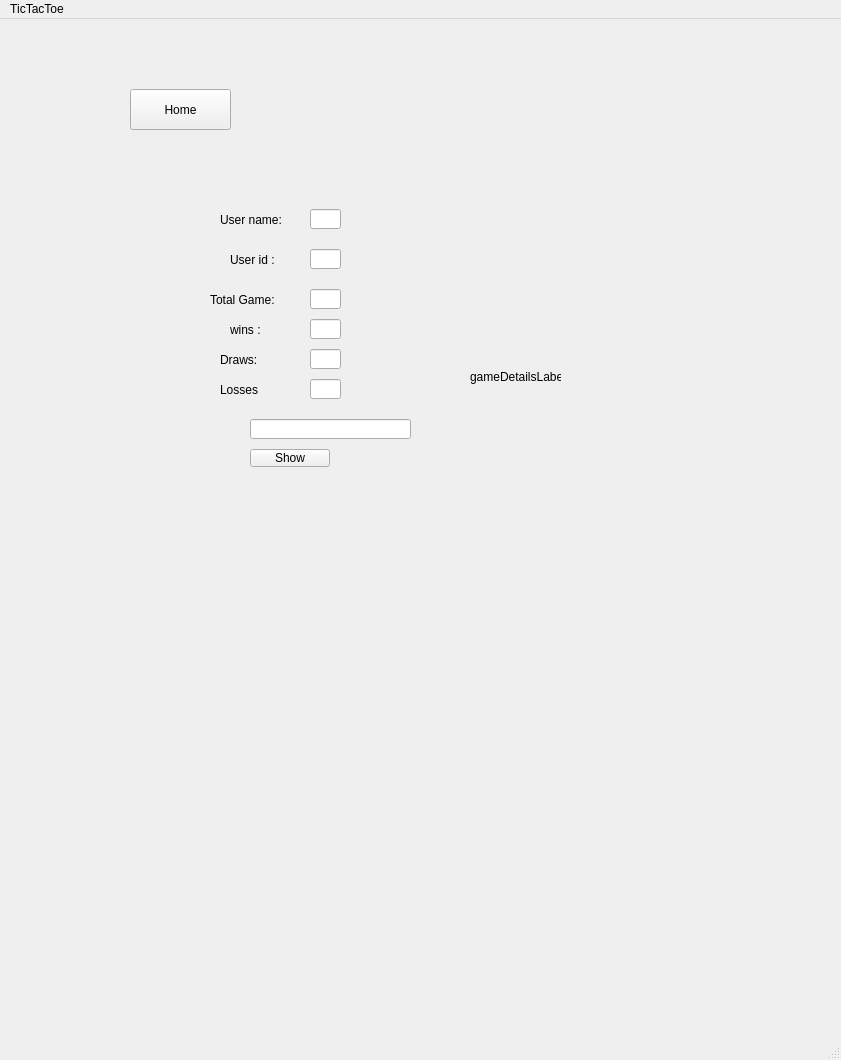
<?xml version="1.0" encoding="UTF-8"?>
<ui version="4.0">
 <class>MainWindow</class>
 <widget class="QMainWindow" name="MainWindow">
  <property name="geometry">
   <rect>
    <x>0</x>
    <y>0</y>
    <width>841</width>
    <height>1060</height>
   </rect>
  </property>
  <property name="minimumSize">
   <size>
    <width>0</width>
    <height>900</height>
   </size>
  </property>
  <property name="windowTitle">
   <string>MainWindow</string>
  </property>
  <widget class="QWidget" name="centralwidget">
   <widget class="QStackedWidget" name="stackedWidget">
    <property name="geometry">
     <rect>
      <x>20</x>
      <y>20</y>
      <width>781</width>
      <height>1021</height>
     </rect>
    </property>
    <property name="styleSheet">
     <string notr="true"/>
    </property>
    <property name="currentIndex">
     <number>2</number>
    </property>
    <widget class="QWidget" name="page1">
     <property name="styleSheet">
      <string notr="true">background-image: url(:/new/prefix1/images/WhatsApp Image 2024-06-26 at 8.08.09 AM.jpeg);</string>
     </property>
     <widget class="QPushButton" name="pushButton_13">
      <property name="geometry">
       <rect>
        <x>270</x>
        <y>620</y>
        <width>261</width>
        <height>81</height>
       </rect>
      </property>
      <property name="styleSheet">
       <string notr="true">border-image: url(:/new/prefix1/images/Screenshot 2024-06-27 012516.png);</string>
      </property>
      <property name="text">
       <string/>
      </property>
     </widget>
     <widget class="QPushButton" name="pushButton_11">
      <property name="geometry">
       <rect>
        <x>270</x>
        <y>520</y>
        <width>261</width>
        <height>81</height>
       </rect>
      </property>
      <property name="styleSheet">
       <string notr="true">border-image: url(:/new/prefix1/images/WhatsApp Image 2024-06-26 at 8.08.11 AM.jpeg);</string>
      </property>
      <property name="text">
       <string/>
      </property>
     </widget>
     <widget class="QPushButton" name="pushButton_10">
      <property name="geometry">
       <rect>
        <x>270</x>
        <y>440</y>
        <width>261</width>
        <height>71</height>
       </rect>
      </property>
      <property name="styleSheet">
       <string notr="true">border-image: url(:/new/prefix1/images/WhatsApp Image 2024-06-26 at 8.08.10 AM.jpeg);</string>
      </property>
      <property name="text">
       <string/>
      </property>
     </widget>
    </widget>
    <widget class="QWidget" name="page2">
     <property name="maximumSize">
      <size>
       <width>16777215</width>
       <height>700</height>
      </size>
     </property>
     <property name="styleSheet">
      <string notr="true">background-image: url(:/new/prefix1/images/WhatsApp Image 2024-06-26 at 8.21.18 AM.jpeg);
</string>
     </property>
     <widget class="QLabel" name="turnLabel">
      <property name="geometry">
       <rect>
        <x>260</x>
        <y>40</y>
        <width>321</width>
        <height>51</height>
       </rect>
      </property>
      <property name="styleSheet">
       <string notr="true">font: 700 20pt &quot;Segoe UI&quot;;
 </string>
      </property>
      <property name="text">
       <string/>
      </property>
     </widget>
     <widget class="QPushButton" name="pushButton_5">
      <property name="geometry">
       <rect>
        <x>310</x>
        <y>290</y>
        <width>121</width>
        <height>121</height>
       </rect>
      </property>
      <property name="styleSheet">
       <string notr="true">font: 700 20pt &quot;Segoe UI&quot;;
    border: 6px rgb(63, 124, 171);
</string>
      </property>
      <property name="text">
       <string/>
      </property>
     </widget>
     <widget class="QPushButton" name="pushButton_home">
      <property name="geometry">
       <rect>
        <x>90</x>
        <y>20</y>
        <width>91</width>
        <height>51</height>
       </rect>
      </property>
      <property name="styleSheet">
       <string notr="true">border-image: url(:/new/prefix1/images/WhatsApp Image 2024-06-26 at 4.35.35 PM.jpeg);</string>
      </property>
      <property name="text">
       <string/>
      </property>
     </widget>
     <widget class="QPushButton" name="pushButton_restart">
      <property name="geometry">
       <rect>
        <x>550</x>
        <y>20</y>
        <width>91</width>
        <height>51</height>
       </rect>
      </property>
      <property name="styleSheet">
       <string notr="true">border-image: url(:/new/prefix1/images/WhatsApp Image 2024-06-26 at 4.23.45 PM.jpeg);</string>
      </property>
      <property name="text">
       <string/>
      </property>
     </widget>
     <widget class="QPushButton" name="pushButton_1">
      <property name="geometry">
       <rect>
        <x>150</x>
        <y>130</y>
        <width>121</width>
        <height>121</height>
       </rect>
      </property>
      <property name="styleSheet">
       <string notr="true">font: 700 20pt &quot;Segoe UI&quot;;
    border: 6px rgb(63, 124, 171);
</string>
      </property>
      <property name="text">
       <string/>
      </property>
     </widget>
     <widget class="QPushButton" name="pushButton_2">
      <property name="geometry">
       <rect>
        <x>310</x>
        <y>130</y>
        <width>121</width>
        <height>121</height>
       </rect>
      </property>
      <property name="styleSheet">
       <string notr="true">font: 700 20pt &quot;Segoe UI&quot;;
    border: 6px rgb(63, 124, 171);
</string>
      </property>
      <property name="text">
       <string/>
      </property>
     </widget>
     <widget class="QPushButton" name="pushButton_3">
      <property name="geometry">
       <rect>
        <x>470</x>
        <y>130</y>
        <width>121</width>
        <height>121</height>
       </rect>
      </property>
      <property name="styleSheet">
       <string notr="true">font: 700 20pt &quot;Segoe UI&quot;;
    border: 6px rgb(63, 124, 171);
</string>
      </property>
      <property name="text">
       <string/>
      </property>
     </widget>
     <widget class="QPushButton" name="pushButton_4">
      <property name="geometry">
       <rect>
        <x>150</x>
        <y>290</y>
        <width>121</width>
        <height>121</height>
       </rect>
      </property>
      <property name="styleSheet">
       <string notr="true">font: 700 20pt &quot;Segoe UI&quot;;
    border: 6px rgb(63, 124, 171);
</string>
      </property>
      <property name="text">
       <string/>
      </property>
     </widget>
     <widget class="QPushButton" name="pushButton_6">
      <property name="geometry">
       <rect>
        <x>470</x>
        <y>290</y>
        <width>121</width>
        <height>121</height>
       </rect>
      </property>
      <property name="styleSheet">
       <string notr="true">font: 700 20pt &quot;Segoe UI&quot;;
    border: 6px rgb(63, 124, 171);
</string>
      </property>
      <property name="text">
       <string/>
      </property>
     </widget>
     <widget class="QPushButton" name="pushButton_7">
      <property name="geometry">
       <rect>
        <x>150</x>
        <y>440</y>
        <width>121</width>
        <height>121</height>
       </rect>
      </property>
      <property name="styleSheet">
       <string notr="true">font: 700 20pt &quot;Segoe UI&quot;;
    border: 6px rgb(63, 124, 171);
</string>
      </property>
      <property name="text">
       <string/>
      </property>
     </widget>
     <widget class="QPushButton" name="pushButton_8">
      <property name="geometry">
       <rect>
        <x>310</x>
        <y>440</y>
        <width>121</width>
        <height>121</height>
       </rect>
      </property>
      <property name="styleSheet">
       <string notr="true">font: 700 20pt &quot;Segoe UI&quot;;
    border: 6px rgb(63, 124, 171);
</string>
      </property>
      <property name="text">
       <string/>
      </property>
     </widget>
     <widget class="QPushButton" name="pushButton_9">
      <property name="geometry">
       <rect>
        <x>470</x>
        <y>450</y>
        <width>121</width>
        <height>121</height>
       </rect>
      </property>
      <property name="styleSheet">
       <string notr="true">font: 700 20pt &quot;Segoe UI&quot;;
    border: 6px rgb(63, 124, 171);
</string>
      </property>
      <property name="text">
       <string/>
      </property>
     </widget>
    </widget>
    <widget class="QWidget" name="page4">
     <widget class="QLabel" name="label_losses">
      <property name="geometry">
       <rect>
        <x>200</x>
        <y>340</y>
        <width>71</width>
        <height>21</height>
       </rect>
      </property>
      <property name="text">
       <string>Losses</string>
      </property>
     </widget>
     <widget class="QLabel" name="label_wins">
      <property name="geometry">
       <rect>
        <x>210</x>
        <y>280</y>
        <width>71</width>
        <height>21</height>
       </rect>
      </property>
      <property name="text">
       <string>wins :</string>
      </property>
     </widget>
     <widget class="QLineEdit" name="lineEdit_draws">
      <property name="geometry">
       <rect>
        <x>290</x>
        <y>310</y>
        <width>31</width>
        <height>20</height>
       </rect>
      </property>
     </widget>
     <widget class="QLabel" name="gameDetailsLabel">
      <property name="geometry">
       <rect>
        <x>450</x>
        <y>330</y>
        <width>91</width>
        <height>16</height>
       </rect>
      </property>
      <property name="text">
       <string>gameDetailsLabel</string>
      </property>
     </widget>
     <widget class="QLineEdit" name="lineEdit_userid">
      <property name="geometry">
       <rect>
        <x>290</x>
        <y>210</y>
        <width>31</width>
        <height>20</height>
       </rect>
      </property>
     </widget>
     <widget class="QLineEdit" name="lineEdit_wins">
      <property name="geometry">
       <rect>
        <x>290</x>
        <y>280</y>
        <width>31</width>
        <height>20</height>
       </rect>
      </property>
     </widget>
     <widget class="QLineEdit" name="lineEdit_username">
      <property name="geometry">
       <rect>
        <x>290</x>
        <y>170</y>
        <width>31</width>
        <height>20</height>
       </rect>
      </property>
     </widget>
     <widget class="QLabel" name="label_draws">
      <property name="geometry">
       <rect>
        <x>200</x>
        <y>310</y>
        <width>71</width>
        <height>21</height>
       </rect>
      </property>
      <property name="text">
       <string>Draws:</string>
      </property>
     </widget>
     <widget class="QLabel" name="label_username">
      <property name="geometry">
       <rect>
        <x>200</x>
        <y>170</y>
        <width>71</width>
        <height>21</height>
       </rect>
      </property>
      <property name="text">
       <string>User name:</string>
      </property>
     </widget>
     <widget class="QLineEdit" name="lineEdit_losses">
      <property name="geometry">
       <rect>
        <x>290</x>
        <y>340</y>
        <width>31</width>
        <height>20</height>
       </rect>
      </property>
     </widget>
     <widget class="QPushButton" name="pushButton_show">
      <property name="geometry">
       <rect>
        <x>230</x>
        <y>410</y>
        <width>80</width>
        <height>18</height>
       </rect>
      </property>
      <property name="text">
       <string>Show</string>
      </property>
     </widget>
     <widget class="QLabel" name="label_user_id">
      <property name="geometry">
       <rect>
        <x>210</x>
        <y>210</y>
        <width>71</width>
        <height>21</height>
       </rect>
      </property>
      <property name="text">
       <string>User id :</string>
      </property>
     </widget>
     <widget class="QLabel" name="label_total_game">
      <property name="geometry">
       <rect>
        <x>190</x>
        <y>250</y>
        <width>91</width>
        <height>21</height>
       </rect>
      </property>
      <property name="text">
       <string>Total Game:</string>
      </property>
     </widget>
     <widget class="QLineEdit" name="lineEdit_enter_the_number">
      <property name="geometry">
       <rect>
        <x>230</x>
        <y>380</y>
        <width>161</width>
        <height>20</height>
       </rect>
      </property>
     </widget>
     <widget class="QLineEdit" name="lineEdit_totalgame">
      <property name="geometry">
       <rect>
        <x>290</x>
        <y>250</y>
        <width>31</width>
        <height>20</height>
       </rect>
      </property>
     </widget>
     <widget class="QPushButton" name="pushButton_Home_Profile">
      <property name="geometry">
       <rect>
        <x>110</x>
        <y>50</y>
        <width>101</width>
        <height>41</height>
       </rect>
      </property>
      <property name="text">
       <string>Home</string>
      </property>
     </widget>
    </widget>
   </widget>
  </widget>
  <widget class="QMenuBar" name="menubar">
   <property name="geometry">
    <rect>
     <x>0</x>
     <y>0</y>
     <width>841</width>
     <height>25</height>
    </rect>
   </property>
   <widget class="QMenu" name="menuTicTacToe">
    <property name="title">
     <string>TicTacToe</string>
    </property>
   </widget>
   <addaction name="menuTicTacToe"/>
  </widget>
  <widget class="QStatusBar" name="statusbar"/>
 </widget>
 <resources/>
 <connections/>
</ui>
